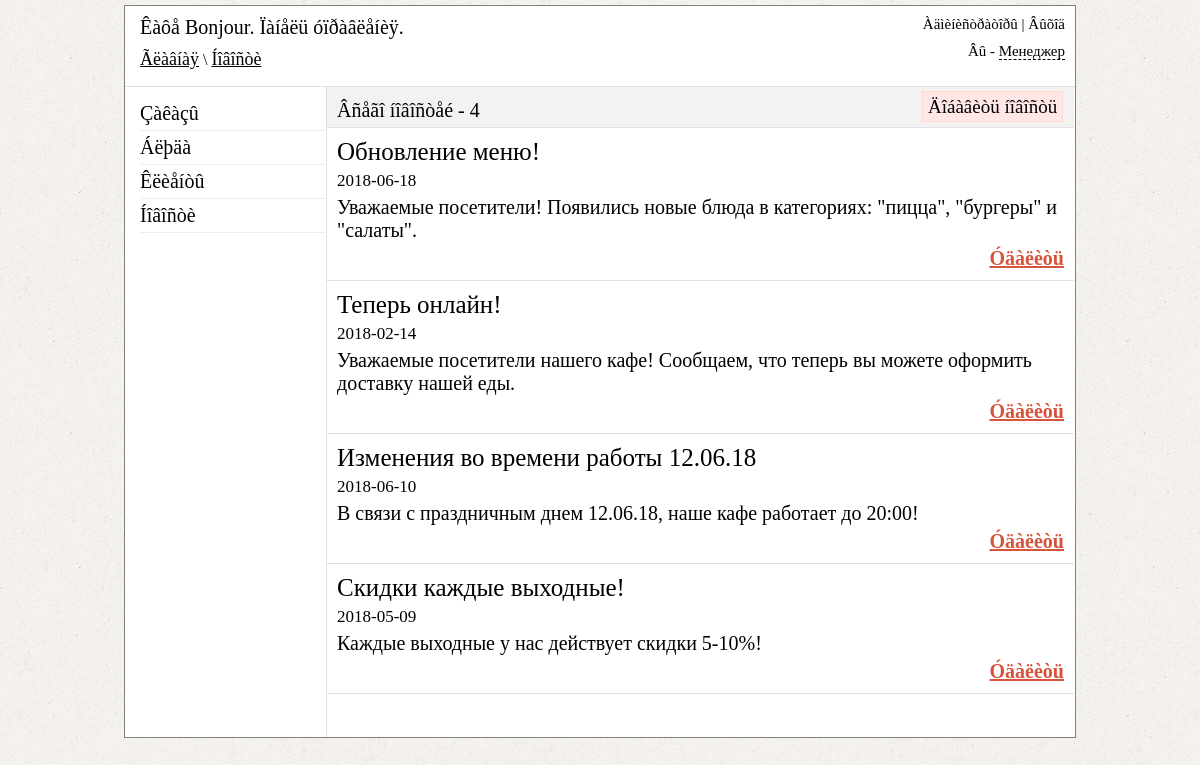
Page /admin/news.php (signed in) on the committed database.
### tables this page shows
CREATE TABLE IF NOT EXISTS `news` (
  `id` int(11) NOT NULL AUTO_INCREMENT,
  `title` varchar(255) NOT NULL,
  `text` text NOT NULL,
  `date` date NOT NULL,
  PRIMARY KEY (`id`)
);

### admin/news.php (the view, shortened to what this page needs)
<?php
if ($_SESSION['auth_admin'] == "yes_auth")
{
  include("include/db_connect.php");
?>
<!DOCTYPE HTML>
<html>
<head>
	<link href="css/style.css" rel="stylesheet" type="text/css" />
    <link href="css/reset.css" rel="stylesheet" type="text/css" />
    <link href="jquery_confirm/jquery_confirm.css" rel="stylesheet" type="text/css" />
    <link href="fancybox/jquery.fancybox.css" rel="stylesheet" type="text/css" />
</head>
<body background="images/back.png">
<div id="block-body">
<?php
	include("include/block-header.php");
    $all_count = mysql_query("SELECT * FROM news", $link);
    $result_count = mysql_num_rows($all_count);
?>
<div id="block-content">
<div id="block-parameters">
<p id="count-client">Âñåãî íîâîñòåé - <strong><?php echo $result_count;?></strong></p>
<p aligh="right" id="add-style"><a class="news" href="#news">Äîáàâèòü íîâîñòü</a></p>
</div>
<?php
$result = mysql_query("SELECT * FROM news ORDER BY id DESC",$link);
 If (mysql_num_rows($result) > 0)
{
$row = mysql_fetch_array($result);
do
{
    echo '
<div class="block-news">
<h3>'.$row["title"].'</h3>
<span>'.$row["date"].'</span>
<p>'.$row["text"].'</p>
<p class="links-actions" align="right" ><a class="delete" rel="news.php?id='.$row["id"].'&action=delete" >Óäàëèòü</a></p>
</div>
    ';
} while ($row = mysql_fetch_array($result));
}
?>
</div>
</div>
</body>
</html>
<?php
}else
{
    header("Location: login.php");
}
?>

### admin/css/style.css (style rules this page uses)
#block-body { width: 950px; margin: 5px auto; background-color: white; border: 1px solid grey; }
#block-header1 a { font: 18px Monotype Corsiva; color: black; }
#block-content { width: 747px; min-height: 650px; height: auto; margin-left: 201px; border-left: 1px solid #E0E0E0; }
#block-parameters { height: 40px; border-bottom: 1px solid #E0E0E0; background-color: #F2F2F2; }
.delete { font:bold 20px Monotype Corsiva; color: #D6533C; cursor: pointer; text-decoration: underline; }
#add-style { margin-top: 12px; margin-left: 618px; position: absolute; }
#add-style > a { font: 17px Monotype Corsiva; color: black; text-decoration: none; border: 1px solid #FFDACA; background-color: #FFE7E7; padding-left: 5px; padding-right: 5px; padding-top: 4px; padding-bottom: 4px; }
#count-client { position: absolute; font: 20px Monotype Corsiva ; margin-left: 10px; margin-top: 12px; }
.block-news { border-bottom: 1px solid #E0E0E0; padding: 10px; }
.block-news h3 { font: 25px Monotype Corsiva; margin: 0; }
.block-news span { display: block; font: 17px Monotype Corsiva; margin-top: 5px; }
.block-news p { font: 20px Monotype Corsiva; margin-top: 5px; margin-bottom: 0px; }
#add-style { margin-top: 9px; margin-left: 595px; position: absolute; }
#add-style > a { font: 19px Monotype Corsiva; color: black; text-decoration: none; border: 1px solid #FFDACA; background-color: #FFE7E7; padding-left: 5px; padding-right: 5px; padding-top: 4px; padding-bottom: 4px; }

### rows in the picture
news: title "Обновление меню!", date "2018-06-18", text "Уважаемые посетители! Появились новые блюда в категориях: \"пицца\", \"бургеры\" и \"салаты\"."
news: title "Теперь онлайн!", date "2018-02-14", text "Уважаемые посетители нашего кафе! Сообщаем, что теперь вы можете оформить доставку нашей еды."
news: title "Изменения во времени работы 12.06.18", date "2018-06-10", text "В связи с праздничным днем 12.06.18, наше кафе работает до 20:00!"
news: title "Скидки каждые выходные!", date "2018-05-09", text "Каждые выходные у нас действует скидки 5-10%!"

### other values in the picture
$_SESSION['urlpage'] "Ãëàâíàÿ \\ Íîâîñòè"
$_SESSION['admin_role'] "Менеджер"
$result_count "4"
